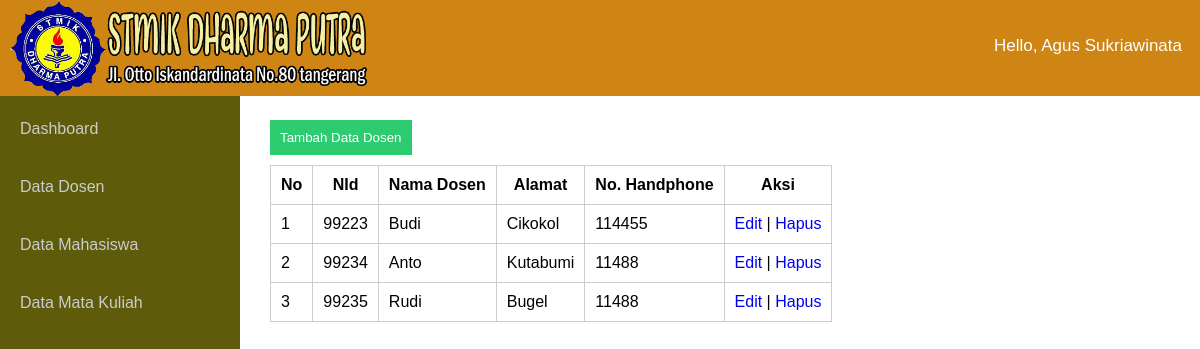
The app's page /dosen/tampil_dosen.php with its own data.
### tables this page shows
CREATE TABLE `dosen` (
  `id_dosen` int(5) NOT NULL AUTO_INCREMENT,
  `nid` varchar(5) NOT NULL,
  `nm_dosen` varchar(30) NOT NULL,
  `alamat_dosen` varchar(40) NOT NULL,
  `no_tlp_dosen` varchar(12) NOT NULL,
  PRIMARY KEY (`id_dosen`)
);

### dosen/tampil_dosen.php (the view, shortened to what this page needs)
<html>
<head>
<link rel="stylesheet" type="text/css" href="../asset/style.css">
</head>
<body>
	<nav>
		<ul class="kiri">
			<img src="../asset/dp_logo.png" />
		</ul>
		<ul class="kanan">
			<li><a href="">Hello, Agus Sukriawinata</a></li>
		</ul>
	</nav>
		<div class="sidebar">
			<ul>
				<li><a href="../home.php">Dashboard</a></li>
				<li><a href="../dosen/tampil_dosen.php">Data Dosen</a></li>
				<li><a href="../mahasiswa/tampil_mahasiswa.php">Data Mahasiswa</a></li>
				<li><a href="../matkul/tampil_matkul.php">Data Mata Kuliah</a></li>
			</ul>
		</div>
	<div class="main">
		<div class="isimain">
			<table>
				<a href="../dosen/input_dosen.php"><input type="submit" value="Tambah Data Dosen"></a>
				<tr>
					<th>No</th>
					<th>NId</th>
					<th>Nama Dosen</th>
					<th>Alamat</th>
					<th>No. Handphone</th>
					<th>Aksi</th>
				</tr>
				<?php
					$data="SELECT * FROM dosen ORDER BY id_dosen";
					$qrydata = mysql_query($data);
					$no=0;
					while ($datatampil = mysql_fetch_array($qrydata)) {
						$no++
				?>
					<tr>
						<td><?php echo $no ?></td>
						<td><?php echo $datatampil['nid']; ?></td>
						<td><?php echo $datatampil['nm_dosen']; ?></td>
						<td><?php echo $datatampil['alamat_dosen']; ?></td>
						<td><?php echo $datatampil['no_tlp_dosen']; ?></td>
						<td><a href="../dosen/edit_dosen.php?id=<?php echo $datatampil['id_dosen']; ?>">Edit</a ><span> | </span> <a href="../dosen/hapus_dosen.php?id=<?php echo $datatampil['id_dosen'];?>">Hapus</a></td>
					 </tr>
				<?php	} ?>
			</table>
		</div>
	</div>
</body>
</html>

### asset/style.css (style rules this page uses)
* { margin:0;padding:0;font-family:arial }
nav { width: 100%; background: #cf8513; position: fixed; z-index: 999; }
nav img { margin-left:10px; width:90%; }
.kiri { float:left; width: 400px; }
.kanan { float:right; margin-top:18px; }
nav .kanan li { list-style:none;display:inline }
nav ul li a { font-size:17px; }
nav .kanan li a { display:inline-block;padding:18px;color:#fff; }
a { text-decoration:none }
.sidebar { width:20%;background:#5e5c0a;position:fixed;height:100%;padding-top:100px;overflow:hidden;float:left }
.sidebar ul li { list-style:none; }
.sidebar ul li a { padding:20px;width:100%;color:#ccc;display:block;transition:0.4s }
.main { float:right;width:80%; }
.isimain { padding:110px 30px 30px 30px; }
input[type=submit] { margin:10px 0 10px 0;outline:0;background:#2ecc71;color:#fff;border:0;padding:10px;cursor:pointer }

### dosen/tampil_dosen.php (style rules this page uses)
td,th { border:1px solid #ccc;padding:10px; }
table { border-collapse:collapse; }

### records on screen
dosen: nid "99223", nm_dosen "Budi", alamat_dosen "Cikokol", no_tlp_dosen "114455"
dosen: nid "99234", nm_dosen "Anto", alamat_dosen "Kutabumi", no_tlp_dosen "11488"
dosen: nid "99235", nm_dosen "Rudi", alamat_dosen "Bugel", no_tlp_dosen "11488"
